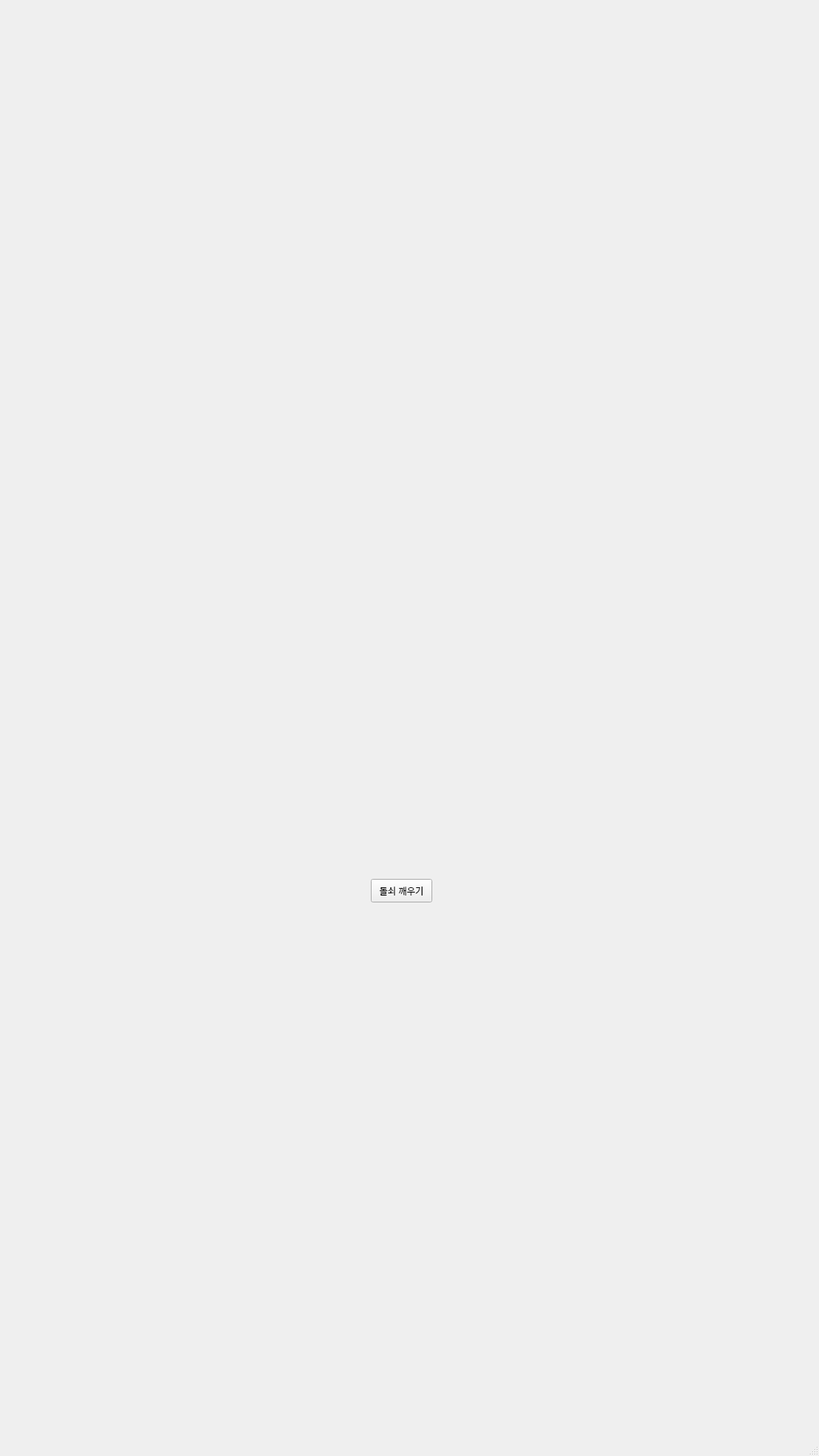
<?xml version="1.0" encoding="UTF-8"?>
<ui version="4.0">
 <class>MainWindow</class>
 <widget class="QMainWindow" name="MainWindow">
  <property name="geometry">
   <rect>
    <x>0</x>
    <y>0</y>
    <width>1080</width>
    <height>1920</height>
   </rect>
  </property>
  <property name="windowTitle">
   <string>MainWindow</string>
  </property>
  <widget class="QWidget" name="centralwidget">
   <layout class="QVBoxLayout" name="verticalLayout_4">
    <item>
     <widget class="QStackedWidget" name="stack">
      <property name="currentIndex">
       <number>0</number>
      </property>
      <widget class="QWidget" name="startPage">
       <widget class="QLabel" name="backgroundLabel">
        <property name="geometry">
         <rect>
          <x>0</x>
          <y>0</y>
          <width>1080</width>
          <height>1920</height>
         </rect>
        </property>
        <property name="text">
         <string/>
        </property>
        <property name="scaledContents">
         <bool>true</bool>
        </property>
       </widget>
       <widget class="QLabel" name="titleLabel">
        <property name="geometry">
         <rect>
          <x>0</x>
          <y>0</y>
          <width>1080</width>
          <height>1920</height>
         </rect>
        </property>
        <property name="text">
         <string/>
        </property>
        <property name="scaledContents">
         <bool>false</bool>
        </property>
       </widget>
       <widget class="QLabel" name="dolsoeLabel">
        <property name="geometry">
         <rect>
          <x>0</x>
          <y>0</y>
          <width>1080</width>
          <height>1920</height>
         </rect>
        </property>
        <property name="text">
         <string/>
        </property>
        <property name="scaledContents">
         <bool>false</bool>
        </property>
       </widget>
       <widget class="QPushButton" name="wakeUpButton">
        <property name="geometry">
         <rect>
          <x>480</x>
          <y>1150</y>
          <width>81</width>
          <height>31</height>
         </rect>
        </property>
        <property name="sizePolicy">
         <sizepolicy hsizetype="MinimumExpanding" vsizetype="Fixed">
          <horstretch>0</horstretch>
          <verstretch>0</verstretch>
         </sizepolicy>
        </property>
        <property name="text">
         <string>돌쇠 깨우기</string>
        </property>
       </widget>
      </widget>
      <widget class="QWidget" name="inputPage">
       <widget class="QWidget" name="verticalLayoutWidget_2">
        <property name="geometry">
         <rect>
          <x>230</x>
          <y>560</y>
          <width>601</width>
          <height>261</height>
         </rect>
        </property>
        <layout class="QVBoxLayout" name="verticalLayout_8">
         <item>
          <layout class="QVBoxLayout" name="verticalLayout_7" stretch="4,1,0">
           <item>
            <layout class="QHBoxLayout" name="horizontalLayout_2" stretch="3,7">
             <item>
              <layout class="QVBoxLayout" name="verticalLayout_2">
               <item>
                <widget class="QLabel" name="label">
                 <property name="text">
                  <string>이름</string>
                 </property>
                </widget>
               </item>
               <item>
                <widget class="QLabel" name="label_2">
                 <property name="text">
                  <string>국가</string>
                 </property>
                </widget>
               </item>
               <item>
                <widget class="QLabel" name="label_3">
                 <property name="text">
                  <string>번호</string>
                 </property>
                </widget>
               </item>
              </layout>
             </item>
             <item>
              <layout class="QVBoxLayout" name="verticalLayout">
               <item>
                <widget class="QLineEdit" name="nameLE"/>
               </item>
               <item>
                <widget class="QComboBox" name="countryCB">
                 <property name="sizeAdjustPolicy">
                  <enum>QComboBox::AdjustToContents</enum>
                 </property>
                </widget>
               </item>
               <item>
                <layout class="QHBoxLayout" name="horizontalLayout_3" stretch="3,7">
                 <item>
                  <widget class="QLineEdit" name="countrynumLE">
                   <property name="readOnly">
                    <bool>true</bool>
                   </property>
                  </widget>
                 </item>
                 <item>
                  <widget class="QLineEdit" name="numberLE"/>
                 </item>
                </layout>
               </item>
              </layout>
             </item>
            </layout>
           </item>
           <item>
            <widget class="QLabel" name="label_8">
             <property name="text">
              <string/>
             </property>
            </widget>
           </item>
           <item>
            <layout class="QHBoxLayout" name="horizontalLayout" stretch="3,7">
             <item>
              <layout class="QVBoxLayout" name="verticalLayout_5" stretch="4,4,1">
               <item>
                <widget class="QLabel" name="label_4">
                 <property name="text">
                  <string>돌쇠 비밀번호</string>
                 </property>
                </widget>
               </item>
               <item>
                <widget class="QLabel" name="label_5">
                 <property name="text">
                  <string>비밀번호 재입력</string>
                 </property>
                </widget>
               </item>
               <item>
                <widget class="QLabel" name="label_6">
                 <property name="text">
                  <string/>
                 </property>
                </widget>
               </item>
              </layout>
             </item>
             <item>
              <layout class="QVBoxLayout" name="verticalLayout_6" stretch="4,4,1">
               <item>
                <widget class="QLineEdit" name="pwLE">
                 <property name="maxLength">
                  <number>4</number>
                 </property>
                 <property name="echoMode">
                  <enum>QLineEdit::Normal</enum>
                 </property>
                </widget>
               </item>
               <item>
                <widget class="QLineEdit" name="repwLE">
                 <property name="maxLength">
                  <number>4</number>
                 </property>
                 <property name="echoMode">
                  <enum>QLineEdit::Normal</enum>
                 </property>
                </widget>
               </item>
               <item>
                <widget class="QLabel" name="pwokLabel">
                 <property name="text">
                  <string/>
                 </property>
                </widget>
               </item>
              </layout>
             </item>
            </layout>
           </item>
          </layout>
         </item>
         <item>
          <layout class="QHBoxLayout" name="horizontalLayout_4">
           <item>
            <widget class="QPushButton" name="back">
             <property name="text">
              <string>이전</string>
             </property>
            </widget>
           </item>
           <item>
            <widget class="QLabel" name="label_9">
             <property name="text">
              <string/>
             </property>
            </widget>
           </item>
           <item>
            <widget class="QCheckBox" name="privacyCheckBox">
             <property name="text">
              <string>개인정보 처리방침에 동의합니다.</string>
             </property>
            </widget>
           </item>
           <item>
            <widget class="QLabel" name="label_10">
             <property name="text">
              <string/>
             </property>
            </widget>
           </item>
           <item>
            <widget class="QPushButton" name="next">
             <property name="enabled">
              <bool>false</bool>
             </property>
             <property name="text">
              <string>다음</string>
             </property>
            </widget>
           </item>
          </layout>
         </item>
        </layout>
       </widget>
      </widget>
      <widget class="QWidget" name="cameraPage">
       <widget class="QLabel" name="cameraLabel">
        <property name="geometry">
         <rect>
          <x>60</x>
          <y>20</y>
          <width>631</width>
          <height>411</height>
         </rect>
        </property>
        <property name="sizePolicy">
         <sizepolicy hsizetype="Preferred" vsizetype="Preferred">
          <horstretch>0</horstretch>
          <verstretch>0</verstretch>
         </sizepolicy>
        </property>
        <property name="font">
         <font>
          <pointsize>-1</pointsize>
         </font>
        </property>
        <property name="styleSheet">
         <string>font-size: 36px;</string>
        </property>
        <property name="text">
         <string/>
        </property>
       </widget>
       <widget class="QPushButton" name="pushButton">
        <property name="geometry">
         <rect>
          <x>340</x>
          <y>490</y>
          <width>200</width>
          <height>50</height>
         </rect>
        </property>
        <property name="sizePolicy">
         <sizepolicy hsizetype="Preferred" vsizetype="Preferred">
          <horstretch>0</horstretch>
          <verstretch>0</verstretch>
         </sizepolicy>
        </property>
        <property name="styleSheet">
         <string>font-size: 36px;</string>
        </property>
        <property name="text">
         <string>촬영 시작</string>
        </property>
       </widget>
      </widget>
      <widget class="QWidget" name="letsgoPage">
       <widget class="QLabel" name="carryingLabel">
        <property name="geometry">
         <rect>
          <x>240</x>
          <y>400</y>
          <width>600</width>
          <height>400</height>
         </rect>
        </property>
        <property name="text">
         <string/>
        </property>
        <property name="pixmap">
         <pixmap resource="image.qrc">:/images/carrying.jpg</pixmap>
        </property>
        <property name="scaledContents">
         <bool>true</bool>
        </property>
       </widget>
       <widget class="QPushButton" name="pushButton_3">
        <property name="geometry">
         <rect>
          <x>440</x>
          <y>820</y>
          <width>200</width>
          <height>50</height>
         </rect>
        </property>
        <property name="sizePolicy">
         <sizepolicy hsizetype="Preferred" vsizetype="Preferred">
          <horstretch>0</horstretch>
          <verstretch>0</verstretch>
         </sizepolicy>
        </property>
        <property name="styleSheet">
         <string>font-size: 36px;</string>
        </property>
        <property name="text">
         <string>돌쇠야 가자</string>
        </property>
       </widget>
      </widget>
      <widget class="QWidget" name="finishPage">
       <widget class="QLabel" name="goodbyeLabel">
        <property name="geometry">
         <rect>
          <x>0</x>
          <y>0</y>
          <width>1080</width>
          <height>1920</height>
         </rect>
        </property>
        <property name="text">
         <string/>
        </property>
        <property name="pixmap">
         <pixmap resource="image.qrc">:/images/goodbye.png</pixmap>
        </property>
        <property name="scaledContents">
         <bool>true</bool>
        </property>
       </widget>
       <widget class="QPushButton" name="pushButton_2">
        <property name="geometry">
         <rect>
          <x>430</x>
          <y>1330</y>
          <width>200</width>
          <height>50</height>
         </rect>
        </property>
        <property name="sizePolicy">
         <sizepolicy hsizetype="Preferred" vsizetype="Preferred">
          <horstretch>0</horstretch>
          <verstretch>0</verstretch>
         </sizepolicy>
        </property>
        <property name="styleSheet">
         <string>font-size: 36px;</string>
        </property>
        <property name="text">
         <string>초기 화면</string>
        </property>
       </widget>
       <widget class="QLabel" name="finishLabel">
        <property name="geometry">
         <rect>
          <x>340</x>
          <y>1430</y>
          <width>400</width>
          <height>100</height>
         </rect>
        </property>
        <property name="styleSheet">
         <string>font-size: 36px;</string>
        </property>
        <property name="text">
         <string>즐거운 여행 되세요!</string>
        </property>
       </widget>
      </widget>
      <widget class="QWidget" name="noRobotPage">
       <layout class="QVBoxLayout" name="verticalLayout_3">
        <item>
         <spacer name="verticalSpacer_2">
          <property name="orientation">
           <enum>Qt::Vertical</enum>
          </property>
          <property name="sizeHint" stdset="0">
           <size>
            <width>20</width>
            <height>40</height>
           </size>
          </property>
         </spacer>
        </item>
        <item>
         <widget class="QLabel" name="namuLabel">
          <property name="text">
           <string/>
          </property>
          <property name="pixmap">
           <pixmap resource="image.qrc">:/images/namu.gif</pixmap>
          </property>
          <property name="alignment">
           <set>Qt::AlignCenter</set>
          </property>
         </widget>
        </item>
        <item>
         <widget class="QLabel" name="label_7">
          <property name="sizePolicy">
           <sizepolicy hsizetype="Preferred" vsizetype="Preferred">
            <horstretch>0</horstretch>
            <verstretch>0</verstretch>
           </sizepolicy>
          </property>
          <property name="font">
           <font>
            <pointsize>-1</pointsize>
           </font>
          </property>
          <property name="styleSheet">
           <string>font-size: 36px;</string>
          </property>
          <property name="text">
           <string>현재 사용 가능한 로봇이 없습니다.</string>
          </property>
          <property name="alignment">
           <set>Qt::AlignCenter</set>
          </property>
         </widget>
        </item>
        <item>
         <spacer name="verticalSpacer">
          <property name="orientation">
           <enum>Qt::Vertical</enum>
          </property>
          <property name="sizeHint" stdset="0">
           <size>
            <width>20</width>
            <height>40</height>
           </size>
          </property>
         </spacer>
        </item>
       </layout>
      </widget>
     </widget>
    </item>
   </layout>
  </widget>
  <widget class="QMenuBar" name="menubar">
   <property name="geometry">
    <rect>
     <x>0</x>
     <y>0</y>
     <width>1080</width>
     <height>22</height>
    </rect>
   </property>
  </widget>
  <widget class="QStatusBar" name="statusbar"/>
 </widget>
 <resources>
  <include location="image.qrc"/>
 </resources>
 <connections/>
</ui>
